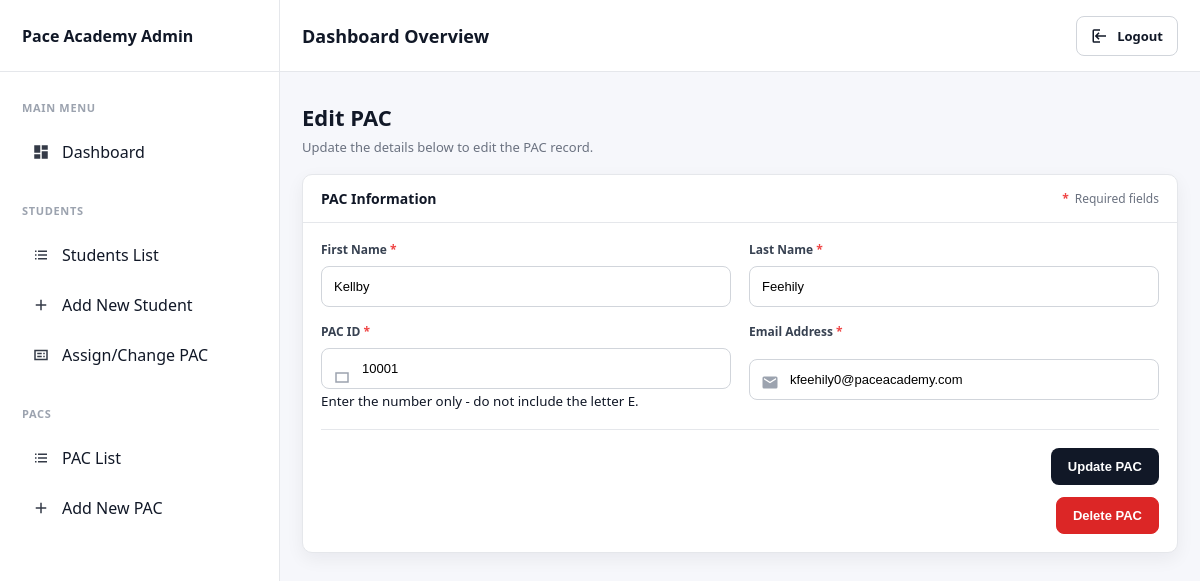
Screenshot of /pac/10001/edit/ with the database file from the repository.
### pacapp/models.py (models this page shows, shortened)
class Pacs(models.Model):
    pac_id = models.IntegerField(primary_key=True)
    first_name = models.CharField(max_length=100)
    last_name = models.CharField(max_length=100)
    email = models.EmailField()

### pacapp/views.py (the view)
# urls.py: path("pac/<int:pk>/edit/", views.pac_edit_view, name="pac_edit"),
def pac_edit_view(request, pk):
    pac = get_object_or_404(Pacs, pk=pk)
    if request.method == "POST":
        form = PacForm(request.POST, instance=pac)
        if form.is_valid():
            form.save()
            messages.success(request, "PAC updated successfully.")
            return redirect("pac_list")
    else:
        form = PacForm(instance=pac)
    return render(request, "pacapp/pac_form.html", {
        "active_page": "pac_form",
        "mode": "edit",
        "form": form,
        "pac": pac,
    })

### pacapp/forms.py
class PacForm(forms.ModelForm):
    class Meta:
        model = Pacs
        fields = [
            "pac_id",
            "first_name",
            "last_name",
            "email",
        ]

### pacapp/templates/pacapp/pac_form.html (shortened to what this page needs)
{% extends "pacapp/dashboard_base.html" %}
{% load static %}
{% block page_title %}Dashboard Overview{% endblock %}
{% block extra_css %}
<link rel="stylesheet" href="{% static 'pacapp/pac_form.css' %}">
{% endblock %}
{% block content %}
<div class="pf-header">
  <h2 class="pf-title">
    {% if mode == "edit" %}Edit PAC{% else %}Create New PAC{% endif %}
  </h2>
  <p class="pf-subtitle">
    {% if mode == "edit" %}
      Update the details below to edit the PAC record.
    {% else %}
      Fill in the details below to register a new PAC into the system.
    {% endif %}
  </p>
</div>
<section class="card pf-card">
  <div class="card-header pf-card-header">
    <h3 class="card-title">PAC Information</h3>
    <div class="pf-required-note"><span class="pf-star">*</span> Required fields</div>
  </div>
  <div class="card-body pf-card-body">
    <form method="POST" action="">
      <div class="pf-grid-2">
        <div class="pf-field">
          <label class="pf-label" for="first_name">First Name <span class="pf-star">*</span></label>
          <input class="pf-input" id="first_name" name="first_name" type="text"
                 placeholder="e.g. Sarah" value="{{ pac.first_name }}" required>
        </div>
        <div class="pf-field">
          <label class="pf-label" for="last_name">Last Name <span class="pf-star">*</span></label>
          <input class="pf-input" id="last_name" name="last_name" type="text"
                 placeholder="e.g. Mitchell" value="{{ pac.last_name }}" required>
        </div>
      </div>
      <div class="pf-grid-2">
        <div class="pf-field">
          <label class="pf-label" for="pac_id">PAC ID <span class="pf-star">*</span></label>
          <div class="pf-input-wrap">
            <span class="pf-icon" aria-hidden="true">
              <svg viewBox="0 0 24 24" width="18" height="18">
                <path fill="currentColor" d="M3 5h18v14H3V5Zm2 2v10h14V7H5Z"/>
              </svg>
            </span>
            <input class="pf-input pf-has-icon" id="pac_id" name="pac_id" type="text"
                   placeholder="e.g. 8821" value="{{ pac.pac_id }}" required>
              <small>Enter the number only - do not include the letter E.</small>
          </div>
        </div>
        <div class="pf-field">
          <label class="pf-label" for="email">Email Address <span class="pf-star">*</span></label>
          <div class="pf-input-wrap">
            <span class="pf-icon" aria-hidden="true">
              <svg viewBox="0 0 24 24" width="18" height="18">
                <path fill="currentColor" d="M20 4H4a2 2 0 0 0-2 2v12a2 2 0 0 0 2 2h16a2 2 0 0 0 2-2V6a2 2 0 0 0-2-2Zm0 4-8 5L4 8V6l8 5 8-5v2Z"/>
              </svg>
            </span>
            <input class="pf-input pf-has-icon" id="email" name="email" type="email"
                   placeholder="name@paceacademy.com" value="{{ pac.email }}" required>
          </div>
        </div>
      </div>
      <hr class="pf-divider">
      <div class="pf-actions">
        <button type="submit" class="pf-btn pf-btn-primary">
          {% if mode == "edit" %}Update PAC{% else %}Save PAC{% endif %}
        </button>
      </div>
    </form>
    {% if mode == "edit" %}
      <form method="POST" action="{% url 'pac_delete' pk=pac.pk %}" class="pf-inline-form">
        <button type="submit" class="pf-btn pf-btn-danger">Delete PAC</button>
      </form>
    {% endif %}
  </div>
</section>
{% endblock %}

### pacapp/static/pacapp/home.css (style rules this page uses)
:root { --bg: #f6f7fb; --card: #ffffff; --text: #111827; --muted: #6b7280; --border: #e5e7eb; --sidebar-bg: #ffffff; --active-bg: #f3f4f6; --shadow: 0 6px 18px rgba(17, 24, 39, 0.06); }
* { box-sizing: border-box; }
body { margin: 0; font-family: system-ui, -apple-system, Segoe UI, Roboto, Arial, sans-serif; color: var(--text); background: var(--bg); }
.card { background: var(--card); border: 1px solid var(--border); border-radius: 10px; box-shadow: var(--shadow); overflow: hidden; }
.card-header { padding: 14px 18px; border-bottom: 1px solid var(--border); }
.card-title { margin: 0; font-size: 14px; font-weight: 700; }
.card-body { padding: 0; }

### pacapp/static/pacapp/pac_form.css (style rules this page uses)
.pf-header { max-width: 980px; margin: 8px 0 18px; }
.pf-title { margin: 0; font-size: 22px; font-weight: 800; }
.pf-subtitle { margin: 6px 0 0; color: #6b7280; font-size: 13px; }
.pf-card { max-width: 980px; }
.pf-card-header { display: flex; justify-content: space-between; align-items: center; }
.pf-required-note { font-size: 12px; color: #6b7280; display: inline-flex; gap: 6px; align-items: center; }
.pf-star { color: #ef4444; font-weight: 800; }
.pf-card-body { padding: 18px; }
.pf-grid-2 { display: grid; grid-template-columns: 1fr 1fr; gap: 18px; margin-bottom: 16px; }
.pf-field { display: grid; gap: 8px; }
.pf-label { font-size: 12px; font-weight: 700; color: #374151; }
.pf-input { width: 100%; border: 1px solid #d1d5db; border-radius: 8px; padding: 12px 12px; font-size: 13px; outline: none; background: #fff; }
.pf-input-wrap { position: relative; }
.pf-icon { position: absolute; left: 12px; top: 50%; transform: translateY(-50%); color: #9ca3af; }
.pf-has-icon { padding-left: 40px; }
.pf-divider { border: none; border-top: 1px solid #e5e7eb; margin: 18px 0; }
.pf-actions { display: flex; justify-content: flex-end; }
.pf-inline-form { margin-top: 12px; display: flex; justify-content: flex-end; }
.pf-btn { border-radius: 8px; padding: 10px 16px; font-size: 13px; font-weight: 700; cursor: pointer; border: 1px solid transparent; }
.pf-btn-primary { background: #111827; color: #fff; }
.pf-btn-danger { background: #dc2626; color: #fff; border-color: #dc2626; }

### rows the page displays
Pacs: first_name "Kellby", last_name "Feehily", pac_id "10001", email "kfeehily0@paceacademy.com"
